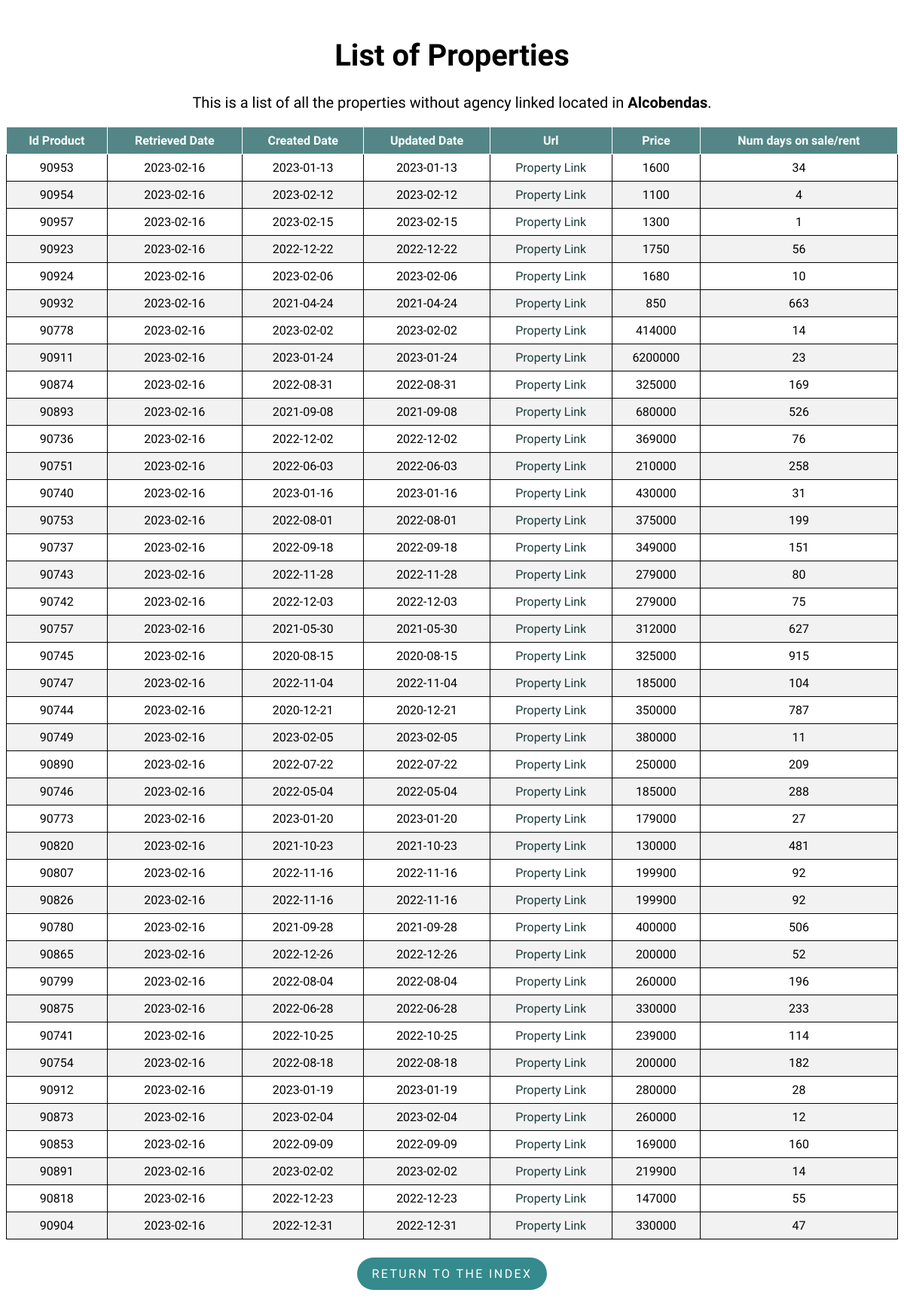
Page /property/Alcobendas on the committed database.
### flask-app/read_db.py (models this page shows)
class Property(db.Model):
    __tablename__ = 'properties'
    id_product = db.Column(db.Integer, primary_key=True)
    retrieved_date = db.Column(db.Date)
    created_date = db.Column(db.Date)
    url = db.Column(db.Text)
    mobile = db.Column(db.Integer)
    agency = db.Column(db.Text)
    real_estate_id = db.Column(db.Integer)
    price = db.Column(db.Integer)
    type_id = db.Column(db.Integer)
    trans_type_id = db.Column(db.Integer)
    location = db.Column(db.Text)
    num_days = db.Column(db.Integer)
    updated_date = db.Column(db.Date)

### flask-app/read_db.py (the view)
@app.route('/property/<location>', methods=['GET', 'POST'])
def property(location):
    properties = Property.query.filter_by(
        type_id=1, location=location).order_by(Property.url).distinct()
    return render_template('list.html', properties=properties, location=location)

### flask-app/templates/list.html (shortened to what this page needs)
<!DOCTYPE html>
<html lang="en">
<head>
    <link rel="stylesheet" type="text/css" href="{{ url_for('static', filename='styles/style.css') }}">
    <link rel="stylesheet" type="text/css" href="{{ url_for('static', filename='styles/tablesort.css') }}">
</head>
<body>
    <h1 class="list_header" style="font-size:40px;">List of Properties</h1>
    <p class="list_header" style="margin-top: 25px;font-size:20px;">This is a list of all the properties without agency linked located in
        <strong>{{ location }}</strong>.
    </p>
    <table class="table table-sortable">
        <thead>
            <tr>
                <th>Id Product</th>
                <th>Retrieved Date</th>
                <th>Created Date</th>
                <th>Updated Date</th>
                <th>Url</th>
                <th>Price</th>
                <th>Num days on sale/rent</th>
            </tr>
        </thead>
        <tbody>
            {% for property in properties %}
            <tr>
                <td>{{ property.id_product }}</td>
                <td>{{ property.retrieved_date }}</td>
                <td>{{ property.created_date }}</td>
                <td>{{ property.updated_date }}</td>
                <td>
                    <a class="property_link" href={{ property.url }}>Property Link</a>
                </td>
                <td><a>{{ property.price }}</a></td>
                <td>{{ property.num_days }}</td>
            </tr>
            {% endfor %}
        </tbody>
    </table>
    <div class = "btn_container">
        <p class="return_btn"><a class = "btn_link" href="{{ url_for('index') }}">Return to the index</a></p>
    </div>
</body>
</html>

### flask-app/static/styles/style.css (style rules this page uses)
body { font-family: 'Muli','Open Sans','Open Sans-fallback',sans-serif; }
table, th, td { border: 1px solid; }
table { width: 100%; border-collapse: collapse; }
th, td { text-align: center; padding: 8px; }
tr:nth-child(even) { background-color: #f2f2f2 }
th { background-color: rgb(84, 134, 135); color: white; }
.index_header, .list_header { margin-top: 50px; text-align: center; }
a.property_link { text-decoration: none; }
a.property_link:link, a.property_link:visited { color: rgb(28, 58, 58); }
.return_btn { display: inline-block; padding: .75rem 1.25rem; border-radius: 10rem; text-transform: uppercase; font-size: 1rem; letter-spacing: .15rem; transition: all .3s; position: relative; overflow: hidden; z-index: 1; background-color: rgb(52, 138, 140); }
.btn_link { text-decoration: none; color: #fff; }
.btn_container { margin-top: 8px; display: flex; justify-content: center; align-items: center; }

### flask-app/static/styles/tablesort.css (style rules this page uses)
.table-sortable th { cursor: pointer; }

### rows in the picture
Property: id_product "90953", retrieved_date "2023-02-16", created_date "2023-01-13", updated_date "2023-01-13", price "1600", num_days "34"
Property: id_product "90954", retrieved_date "2023-02-16", created_date "2023-02-12", updated_date "2023-02-12", price "1100", num_days "4"
Property: id_product "90957", retrieved_date "2023-02-16", created_date "2023-02-15", updated_date "2023-02-15", price "1300", num_days "1"
Property: id_product "90923", retrieved_date "2023-02-16", created_date "2022-12-22", updated_date "2022-12-22", price "1750", num_days "56"
Property: id_product "90924", retrieved_date "2023-02-16", created_date "2023-02-06", updated_date "2023-02-06", price "1680", num_days "10"
Property: id_product "90932", retrieved_date "2023-02-16", created_date "2021-04-24", updated_date "2021-04-24", price "850", num_days "663"
Property: id_product "90778", retrieved_date "2023-02-16", created_date "2023-02-02", updated_date "2023-02-02", price "414000", num_days "14"
Property: id_product "90911", retrieved_date "2023-02-16", created_date "2023-01-24", updated_date "2023-01-24", price "6200000", num_days "23"
Property: id_product "90874", retrieved_date "2023-02-16", created_date "2022-08-31", updated_date "2022-08-31", price "325000", num_days "169"
Property: id_product "90893", retrieved_date "2023-02-16", created_date "2021-09-08", updated_date "2021-09-08", price "680000", num_days "526"
Property: id_product "90736", retrieved_date "2023-02-16", created_date "2022-12-02", updated_date "2022-12-02", price "369000", num_days "76"
Property: id_product "90751", retrieved_date "2023-02-16", created_date "2022-06-03", updated_date "2022-06-03", price "210000", num_days "258"
Property: id_product "90740", retrieved_date "2023-02-16", created_date "2023-01-16", updated_date "2023-01-16", price "430000", num_days "31"
Property: id_product "90753", retrieved_date "2023-02-16", created_date "2022-08-01", updated_date "2022-08-01", price "375000", num_days "199"
Property: id_product "90737", retrieved_date "2023-02-16", created_date "2022-09-18", updated_date "2022-09-18", price "349000", num_days "151"
Property: id_product "90743", retrieved_date "2023-02-16", created_date "2022-11-28", updated_date "2022-11-28", price "279000", num_days "80"
Property: id_product "90742", retrieved_date "2023-02-16", created_date "2022-12-03", updated_date "2022-12-03", price "279000", num_days "75"
Property: id_product "90757", retrieved_date "2023-02-16", created_date "2021-05-30", updated_date "2021-05-30", price "312000", num_days "627"
Property: id_product "90745", retrieved_date "2023-02-16", created_date "2020-08-15", updated_date "2020-08-15", price "325000", num_days "915"
Property: id_product "90747", retrieved_date "2023-02-16", created_date "2022-11-04", updated_date "2022-11-04", price "185000", num_days "104"
Property: id_product "90744", retrieved_date "2023-02-16", created_date "2020-12-21", updated_date "2020-12-21", price "350000", num_days "787"
Property: id_product "90749", retrieved_date "2023-02-16", created_date "2023-02-05", updated_date "2023-02-05", price "380000", num_days "11"
Property: id_product "90890", retrieved_date "2023-02-16", created_date "2022-07-22", updated_date "2022-07-22", price "250000", num_days "209"
Property: id_product "90746", retrieved_date "2023-02-16", created_date "2022-05-04", updated_date "2022-05-04", price "185000", num_days "288"
Property: id_product "90773", retrieved_date "2023-02-16", created_date "2023-01-20", updated_date "2023-01-20", price "179000", num_days "27"
Property: id_product "90820", retrieved_date "2023-02-16", created_date "2021-10-23", updated_date "2021-10-23", price "130000", num_days "481"
Property: id_product "90807", retrieved_date "2023-02-16", created_date "2022-11-16", updated_date "2022-11-16", price "199900", num_days "92"
Property: id_product "90826", retrieved_date "2023-02-16", created_date "2022-11-16", updated_date "2022-11-16", price "199900", num_days "92"
Property: id_product "90780", retrieved_date "2023-02-16", created_date "2021-09-28", updated_date "2021-09-28", price "400000", num_days "506"
Property: id_product "90865", retrieved_date "2023-02-16", created_date "2022-12-26", updated_date "2022-12-26", price "200000", num_days "52"
Property: id_product "90799", retrieved_date "2023-02-16", created_date "2022-08-04", updated_date "2022-08-04", price "260000", num_days "196"
Property: id_product "90875", retrieved_date "2023-02-16", created_date "2022-06-28", updated_date "2022-06-28", price "330000", num_days "233"
Property: id_product "90741", retrieved_date "2023-02-16", created_date "2022-10-25", updated_date "2022-10-25", price "239000", num_days "114"
Property: id_product "90754", retrieved_date "2023-02-16", created_date "2022-08-18", updated_date "2022-08-18", price "200000", num_days "182"
Property: id_product "90912", retrieved_date "2023-02-16", created_date "2023-01-19", updated_date "2023-01-19", price "280000", num_days "28"
Property: id_product "90873", retrieved_date "2023-02-16", created_date "2023-02-04", updated_date "2023-02-04", price "260000", num_days "12"
Property: id_product "90853", retrieved_date "2023-02-16", created_date "2022-09-09", updated_date "2022-09-09", price "169000", num_days "160"
Property: id_product "90891", retrieved_date "2023-02-16", created_date "2023-02-02", updated_date "2023-02-02", price "219900", num_days "14"
Property: id_product "90818", retrieved_date "2023-02-16", created_date "2022-12-23", updated_date "2022-12-23", price "147000", num_days "55"
Property: id_product "90904", retrieved_date "2023-02-16", created_date "2022-12-31", updated_date "2022-12-31", price "330000", num_days "47"

### other values in the picture
{{ location }} "Alcobendas"
